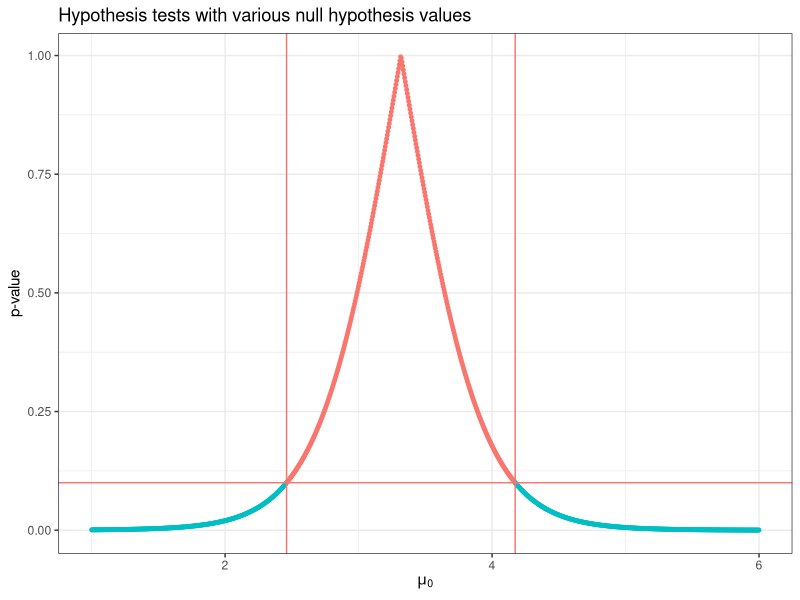

R code for this plot:
## ----libraries, message=FALSE, warning=FALSE, cache=FALSE---------------------------------------------
library("tidyverse")


## ----set_seed, echo=FALSE-----------------------------------------------------------------------------
set.seed(2)


## -----------------------------------------------------------------------------------------------------
mu0 = 1.5


## ----echo=TRUE----------------------------------------------------------------------------------------
y = rnorm(10, mean = 3, sd = 1.5)
a = 0.05
t = t.test(y, mu = mu0, conf.level = 1-a)
t$p.value
round(as.numeric(t$conf.int),2)


## ----echo=TRUE----------------------------------------------------------------------------------------
a = 0.001
t = t.test(y, mu = mu0, conf.level = 1-a)
t$p.value
round(as.numeric(t$conf.int),2)


## ----echo=TRUE----------------------------------------------------------------------------------------
a = 0.1
ci = t.test(y, conf.level = 1-a)$conf.int; round(as.numeric(ci),2)


## ----fig.height = 3-----------------------------------------------------------------------------------
tfunc = Vectorize(function(mu0) t.test(y, mu = mu0)$p.value, "mu0")
d = data.frame(mu0 = seq(1,6, length = 1001)) %>%
  dplyr::mutate(pvalue = tfunc(mu0),
                significant = pvalue < a)

ggplot(d, aes(x = mu0, y = pvalue, color = significant)) + 
  geom_point(size=1) + 
  geom_hline(yintercept = a, color = "#F8766D") + 
  geom_vline(xintercept = ci, color = "#F8766D") + 
  labs(title = "Hypothesis tests with various null hypothesis values",
       x = expression(mu[0]), y = "p-value") +
  theme_bw() +
  theme(legend.position = "none")
